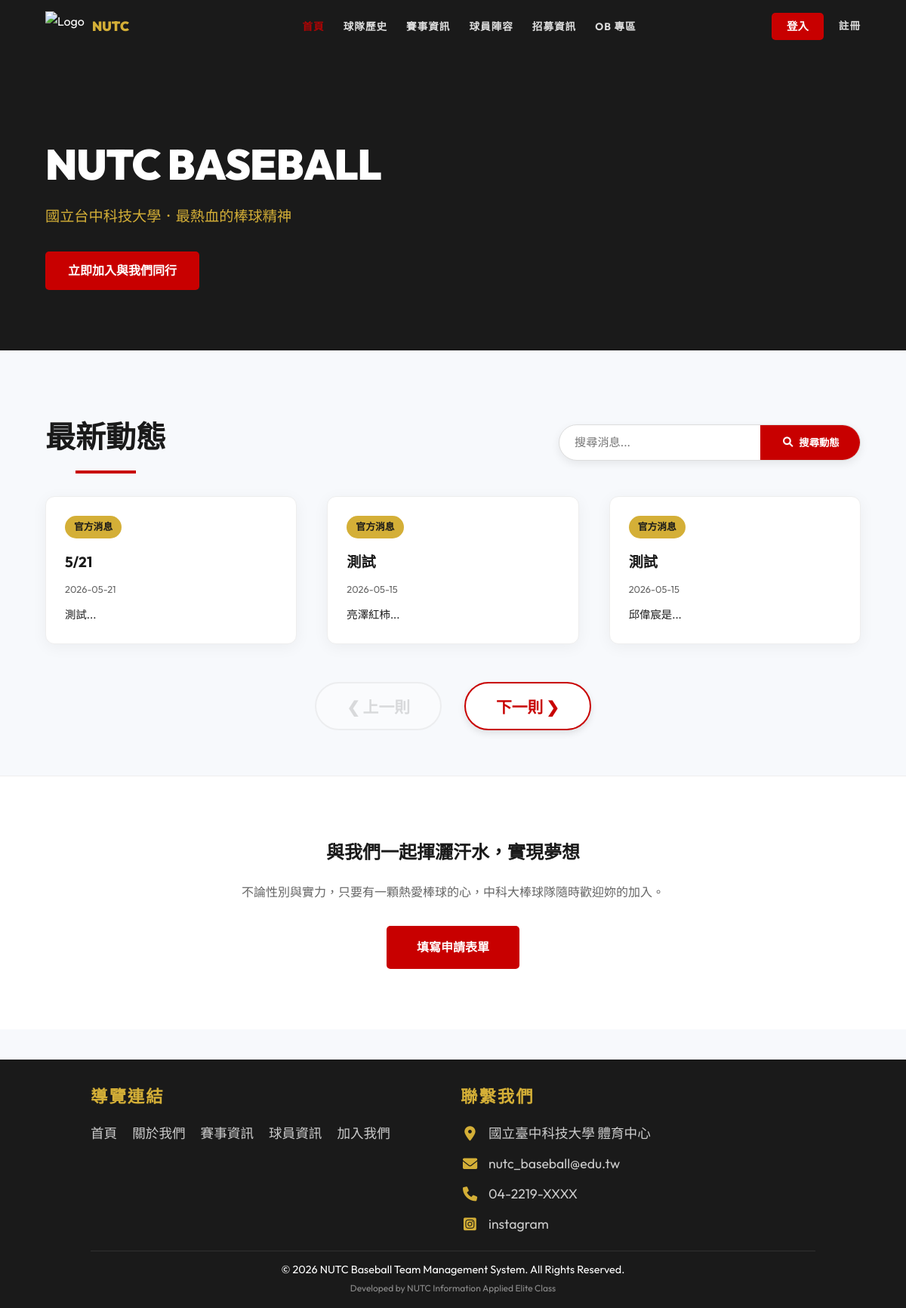
The page / on the database its author committed.
### tables this page shows
CREATE TABLE `news` (
  `news_id` int(11) NOT NULL COMMENT '消息識別碼',
  `title` varchar(200) NOT NULL COMMENT '消息標題',
  `content` text NOT NULL COMMENT '消息內容',
  `created_at` datetime DEFAULT current_timestamp() COMMENT '發布時間',
  `link` varchar(255) DEFAULT NULL
);

CREATE TABLE `contact_us` (
  `id` int(11) NOT NULL,
  `icon_class` varchar(50) NOT NULL,
  `content_text` varchar(255) NOT NULL,
  `link` varchar(255) DEFAULT NULL
);

### includes/Database.php (called while the page is built, shortened)
<?php
class Database {
    private $pdo;
    public function __construct() {
        $host = 'localhost';
        $db   = 'baseball_web';
        $user = 'root';
        $pass = '';
        $charset = 'utf8mb4';
        $dsn = "mysql:host=$host;port=3306;dbname=$db;charset=$charset";
        $options = [
            PDO::ATTR_ERRMODE            => PDO::ERRMODE_EXCEPTION,
            PDO::ATTR_DEFAULT_FETCH_MODE => PDO::FETCH_ASSOC,
            PDO::ATTR_EMULATE_PREPARES   => false,
        ];
        try {
            $this->pdo = new PDO($dsn, $user, $pass, $options);
            $stmt = $this->pdo->query("DESCRIBE `player_game_details`");
            $cols = $stmt->fetchAll(PDO::FETCH_COLUMN);
        } catch (\PDOException $e) {
            throw new \PDOException($e->getMessage(), (int)$e->getCode());
        }
    }
    public function getAll($table) {
        $stmt = $this->pdo->query("SELECT * FROM `$table`");
        return $stmt->fetchAll();
    }
}

### includes/config.php (called while the page is built, shortened)
<?php
require_once 'Database.php';
$db = new Database();

### index.php (the view, shortened to what this page needs)
<?php
require_once 'includes/header.php';
$newsList = $db->getAll('news');
$search = $_GET['search'] ?? '';
usort($newsList, function($a, $b) {
    return strtotime($b['created_at']) - strtotime($a['created_at']);
});
?>
<div class="page-header home-header">
    <h1>NUTC BASEBALL</h1>
    <p>國立台中科技大學．最熱血的棒球精神</p>
    <div class="home-header-actions">
        <a href="join.php" class="btn-submit">立即加入與我們同行</a>
    </div>
</div>
<section id="news-section" class="home-news-section">
    <div class="container">
        <div style="display: flex; justify-content: space-between; align-items: center; flex-wrap: wrap; gap: 20px; margin-bottom: 30px;">
            <div class="section-title" style="margin-bottom: 0;">
                <h2 style="margin-bottom: 0;">最新動態</h2>
            </div>
            <form method="GET" class="search-bar-container" style="margin-bottom: 0; max-width: 400px;">
                <input type="text" name="search" class="search-bar-input" placeholder="搜尋消息..." value="<?= htmlspecialchars($search) ?>">
                <button type="submit" class="search-bar-btn"><i class="fas fa-search"></i> 搜尋動態</button>
            </form>
        </div>
        <div class="card-container" id="newsContainer">
            <?php if (empty($newsList)): ?>
                <div class="empty-state-message">
                    <i class="fas fa-search"></i>
                    很抱歉，找不到與「<?= htmlspecialchars($search) ?>」相關的動態。
                </div>
            <?php else: ?>
                <?php foreach ($newsList as $index => $news): ?>
                    <a href="<?= !empty($news['link']) ? htmlspecialchars($news['link']) : 'javascript:void(0)' ?>"
                       class="card home-news-card"
                       data-index="<?= $index ?>"
                       style="<?= $index >= 3 ? 'display: none;' : '' ?> text-decoration: none; color: inherit; cursor: <?= !empty($news['link']) ? 'pointer' : 'default' ?>;">
                        <div class="card-content">
                            <span class="card-tag">官方消息</span>
                            <h3 class="card-title"><?= htmlspecialchars($news['title']) ?></h3>
                            <p class="news-date"><?= date('Y-m-d', strtotime($news['created_at'])) ?></p>
                            <p class="news-excerpt"><?= mb_substr(htmlspecialchars($news['content']), 0, 45) ?>...</p>
                        </div>
                    </a>
                <?php endforeach; ?>
            <?php endif; ?>
        </div>
        <div class="slider-controls">
            <button id="prevNews" class="btn-slider" disabled>&#10094; 上一則</button>
            <button id="nextNews" class="btn-slider">下一則 &#10095;</button>
        </div>
    </div>
</section>
<section id="join-summary" class="home-join-summary">
    <div class="container">
        <h2>與我們一起揮灑汗水，實現夢想</h2>
        <p>不論性別與實力，只要有一顆熱愛棒球的心，中科大棒球隊隨時歡迎妳的加入。</p>
        <a href="join.php" class="btn-submit btn-cta">填寫申請表單</a>
    </div>
</section>
<?php require_once 'includes/footer.php'; ?>

### includes/footer.php (shortened to what this page needs)
<?php
$contactInfos = $db->getAll('contact_us');
?>
<footer>
    <div class="footer-content">
        <div class="footer-section">
            <h3>導覽連結</h3>
            <ul class="footer-links">
                <li><a href="index.php">首頁</a></li>
                <li><a href="about.php">關於我們</a></li>
                <li><a href="matches.php">賽事資訊</a></li>
                <li><a href="players.php">球員資訊</a></li>
                <li><a href="join.php">加入我們</a></li>
            </ul>
        </div>
        <div class="footer-section">
            <h3>聯繫我們</h3>
            <div class="footer-contact-list">
                <?php if (empty($contactInfos)): ?>
                    <p class="footer-contact-empty">尚未設定聯絡資訊</p>
                <?php else: ?>
                    <?php foreach ($contactInfos as $c): ?>
                        <p class="footer-contact-item">
                            <i class="<?= htmlspecialchars($c['icon_class']) ?>"></i>
                            <?php if (!empty($c['link'])): ?>
                                <a href="<?= htmlspecialchars($c['link']) ?>" target="_blank"><?= htmlspecialchars($c['content_text']) ?></a>
                            <?php else: ?>
                                <span><?= htmlspecialchars($c['content_text']) ?></span>
                            <?php endif; ?>
                        </p>
                    <?php endforeach; ?>
                <?php endif; ?>
            </div>
        </div>
    </div>
    <div class="footer-bottom">
        &copy; 2026 NUTC Baseball Team Management System. All Rights Reserved.
        <br><small style="opacity: 0.5;">Developed by NUTC Information Applied Elite Class</small>
    </div>
</footer>
</body>
</html>

### assets/css/style.css (style rules this page uses)
:root { --primary: #C80000; --secondary: #D4AF37; --bg-white: #FFFFFF; --bg-dark: #1A1A1A; --text-white: #FFFFFF; --text-dark: #1A1A1A; --gray-light: #F4F4F4; --transition: all 0.3s ease-in-out; }
* { margin: 0; padding: 0; box-sizing: border-box; font-family: 'Outfit', 'Noto Sans TC', -apple-system, sans-serif; }
body { background-color: #f7f9fc; color: var(--text-dark); line-height: 1.7; }
section { padding: 60px 10%; background-color: transparent; }
.page-header { padding: 25px 5%; background-color: #fff; border-bottom: 2px solid var(--primary); margin-bottom: 20px; text-align: left; }
.page-header h1 { font-size: 2.2rem; font-weight: 900; color: var(--bg-dark); text-transform: uppercase; letter-spacing: -1px; margin: 0; position: relative; display: inline-block; }
.page-header p { font-size: 1rem; color: #666; margin-top: 5px; font-weight: 500; }
section { padding: 80px 10%; }
.section-title { text-align: center; margin-bottom: 60px; }
.section-title h2 { font-size: 2.5rem; font-weight: 800; color: var(--text-dark); position: relative; display: inline-block; padding-bottom: 15px; }
.section-title h2::after { content: ''; position: absolute; bottom: 0; left: 50%; transform: translateX(-50%); width: 80px; height: 4px; background: var(--primary); }
.card-container { display: grid; grid-template-columns: repeat(auto-fit, minmax(300px, 1fr)); gap: 40px; }
.card { background: var(--bg-white); border-radius: 12px; overflow: hidden; box-shadow: 0 4px 20px rgba(0,0,0,0.05); transition: var(--transition); border: 1px solid #eee; }
.card-content { padding: 25px; }
.card-tag { background: var(--secondary); color: var(--text-dark); padding: 4px 12px; border-radius: 50px; font-size: 0.8rem; font-weight: 700; display: inline-block; margin-bottom: 15px; }
.card-title { font-size: 1.5rem; font-weight: 700; margin-bottom: 10px; }
footer { background: var(--bg-dark); color: var(--text-white); padding: 30px 10% 15px; margin-top: 40px; }
.footer-content { display: grid; grid-template-columns: repeat(auto-fit, minmax(200px, 1fr)); gap: 20px; margin-bottom: 20px; }
.footer-section h3 { margin-bottom: 15px; font-size: 1.4rem; letter-spacing: 2px; color: var(--secondary); }
.footer-links { list-style: none; padding: 0; display: flex; flex-direction: row; flex-wrap: wrap; gap: 10px 20px; }
.footer-links a { color: #ccc; text-decoration: none; transition: color 0.3s, transform 0.3s; font-size: 1.1rem; }
.footer-contact-list { display: flex; flex-direction: column; gap: 10px; }
.footer-contact-item { margin: 0; font-size: 1.1rem; color: #ccc; display: flex; align-items: center; gap: 12px; }
.footer-contact-item i { color: var(--secondary); font-size: 1.2rem; width: 25px; text-align: center; }
.footer-contact-item a { color: #ccc; text-decoration: none; transition: color 0.3s; }
.footer-bottom { text-align: center; padding-top: 12px; border-top: 1px solid rgba(255,255,255,0.1); font-size: 0.9rem; }
.btn-submit { background: var(--primary); color: var(--text-white); padding: 12px 30px; border: none; border-radius: 5px; font-size: 1rem; font-weight: 700; cursor: pointer; transition: var(--transition); }
.container { max-width: 1500px; margin: 0 auto; }
.search-bar-container { display: flex; align-items: center; background: white; padding: 0; border-radius: 50px; border: 1px solid #ddd; margin-bottom: 30px; width: 100%; max-width: 400px; box-sizing: border-box; height: 48px; overflow: hidden; box-shadow: 0 4px 12px rgba(0,0,0,0.08); transition: border-color 0.3s, box-shadow 0.3s; }
.search-bar-input { flex: 1; padding: 0 20px; border: none !important; background: transparent !important; font-size: 0.95rem; outline: none !important; height: 100%; color: #333; }
.search-bar-btn { height: 100%; padding: 0 30px; background: var(--primary); color: white; border: none; border-radius: 0; cursor: pointer; font-weight: 700; transition: background 0.3s; display: flex; align-items: center; justify-content: center; gap: 8px; white-space: nowrap; flex-shrink: 0; }

### rows shown on the page
news: title "5/21", created_at "2026-05-21", content "測試"
news: title "測試", created_at "2026-05-15", content "亮澤紅柿"
news: title "測試", created_at "2026-05-15", content "邱偉宸是"
contact_us: content_text "國立臺中科技大學 體育中心"
contact_us: content_text "nutc_baseball@edu.tw"
contact_us: content_text "04-2219-XXXX"
contact_us: content_text "instagram"
